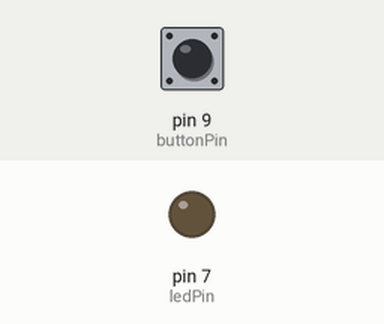
Bench run of a sketch on a simulated Arduino Uno, built with avr-gcc and run on an emulated ATmega328P. Parts: output pins drawn as LEDs (lit = HIGH). Inputs (shaded band) come from the test bench; at power-on: pin 9 (buttonPin) LOW.

Above: at 1.2 s.
1.3 s: pin 9 (buttonPin) pulled HIGH for 0.15 s
At 2.6 s:
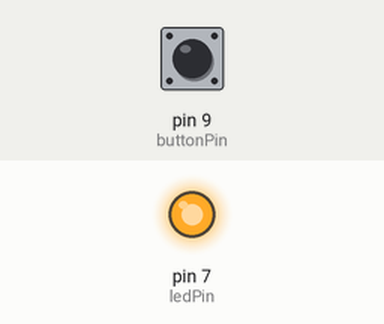
2.9 s: pin 9 (buttonPin) pulled HIGH for 1 s
At 5.1 s:
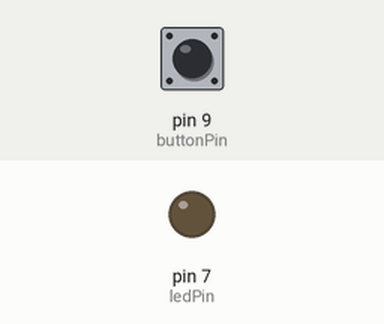
5.4 s: pin 9 (buttonPin) pulled HIGH for 3.2 s
At 9.8 s:
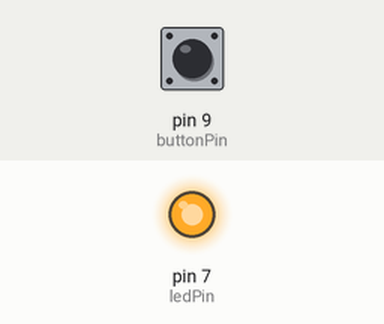
Timing chart, 0 to 11.3 s (numbered marks = the images above; inputs shaded):
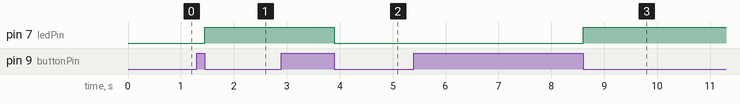

The sketch:

switch.ino
```cpp
const int buttonPin = 9;     // ขา pin ที่เราจะใช้อ่านค่าการกด push button
const int ledPin =  7;      // ขา pin ที่เราใช้ส่งออกไฟไปยัง LED

int currentButtonState = LOW; // ค่าสถานะปัจจุบนของปุ่ม
int previousButtonState = LOW;        // ค่าสถานะของปุ่มกดครั้งที่แล้ว
bool isLedOn = false;                 // ค่าสถานะของ led เริ่มต้นเป้นหลอดปิด

void setup() {
  // บอกระบบว่าเราจะใช้ขา 13 เป้นตัวส่งค่าออก
  pinMode(ledPin, OUTPUT);
  // บอกระบบว่า เราจะใช้ขา 8 เป็นตัวรับค่าเข้ามา
  pinMode(buttonPin, INPUT);
}

void loop() {
  // อ่านค่าสถานะของ push switch (ว่ากด หรือ ไม่กด)
  currentButtonState = digitalRead(buttonPin);

  // ตรวจสอบกรณีที่สถานะปุ่มกดไม่เหมือนครั้งที่แล้วและครั้งนี้สถานะเป็นปล่อย
  // ซึ่งก็คือปุ่มถูกกดค้างไว้และได้ถูกปล่อยออกนั่นเอง
  if ((currentButtonState != previousButtonState) && previousButtonState == HIGH){
      // สั่งให้ค่า led เป็นตรงกันข้าม (ถ้าเปิดให้ปิด ถ้าปิดให้เปิด)
      isLedOn = !isLedOn;
      // ส่งค่าไปยังขา 13 เพื่อให้เปิดหรือปิด led ตามสถานะปัจจุบัน
      digitalWrite(ledPin, isLedOn);
      // หน่วงเวลา 0.1 วินาทีหน่วงค่าความคลาดเคลื่อนตอนเริ่มต้นกด switch
      delay(100);
  }

  // จำค่าการกดปุ่ม ณ ปัจจุบันไว้ เพื่อนำไปใช้เปรียบเทียบครั้งต่อไป
  previousButtonState = currentButtonState;
}
```

Measured:
- after the input at 1.3 s, pin 7 (ledPin): LOW → HIGH after 0.15 s
- after the input at 2.9 s, pin 7 (ledPin): HIGH → LOW after 1.0 s
- after the input at 5.4 s, pin 7 (ledPin): LOW → HIGH after 3.2 s
